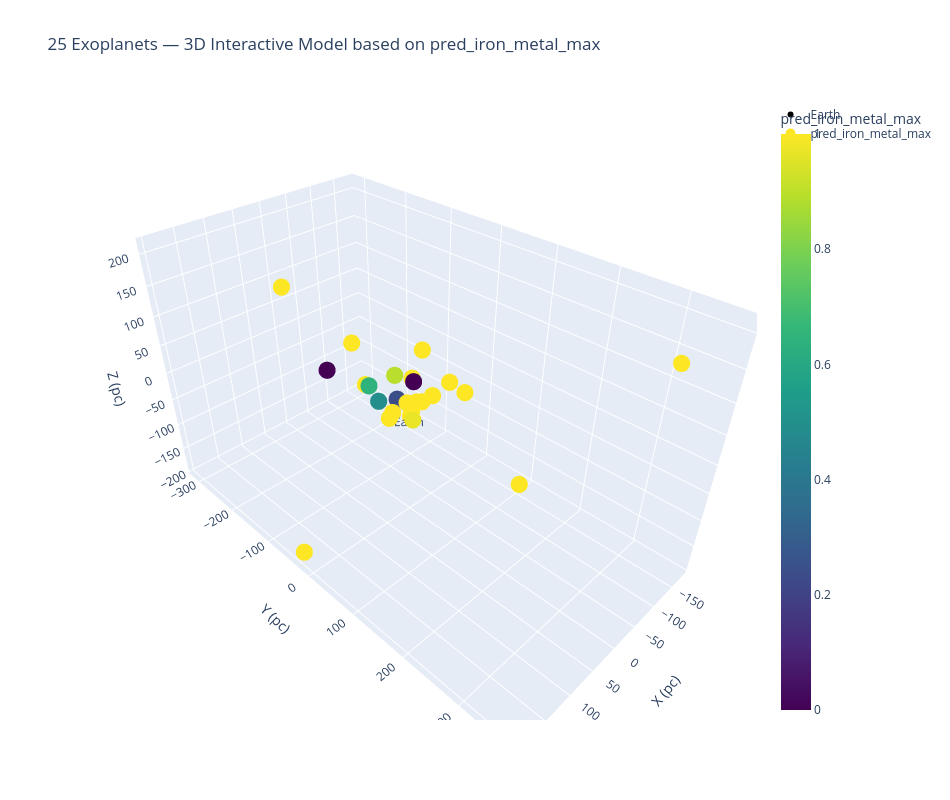
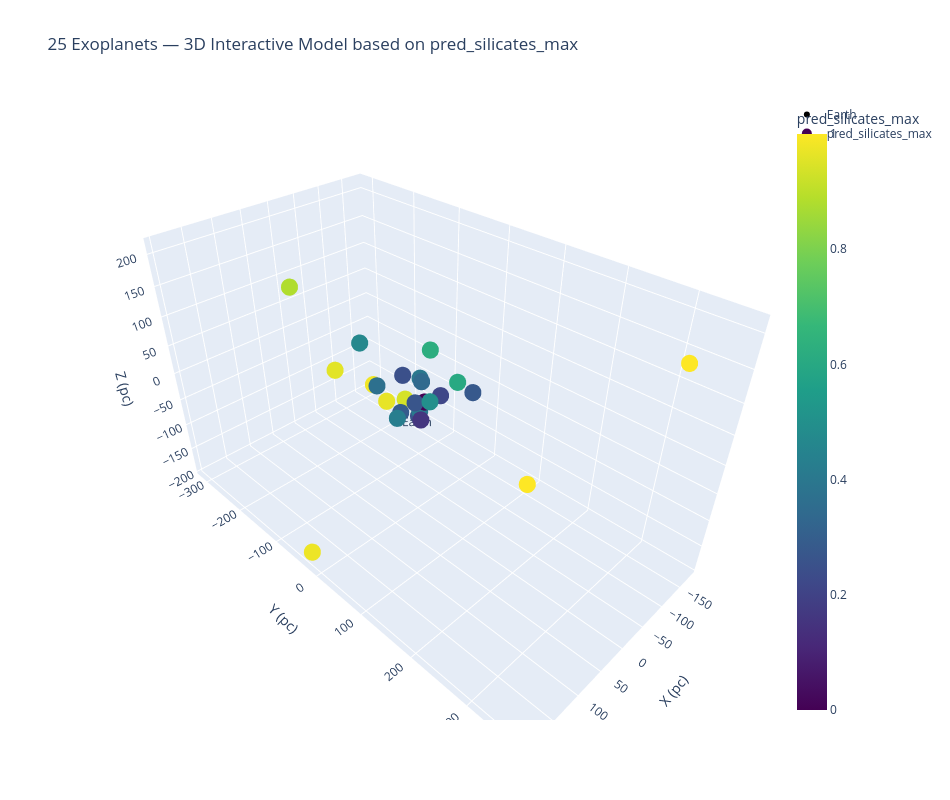
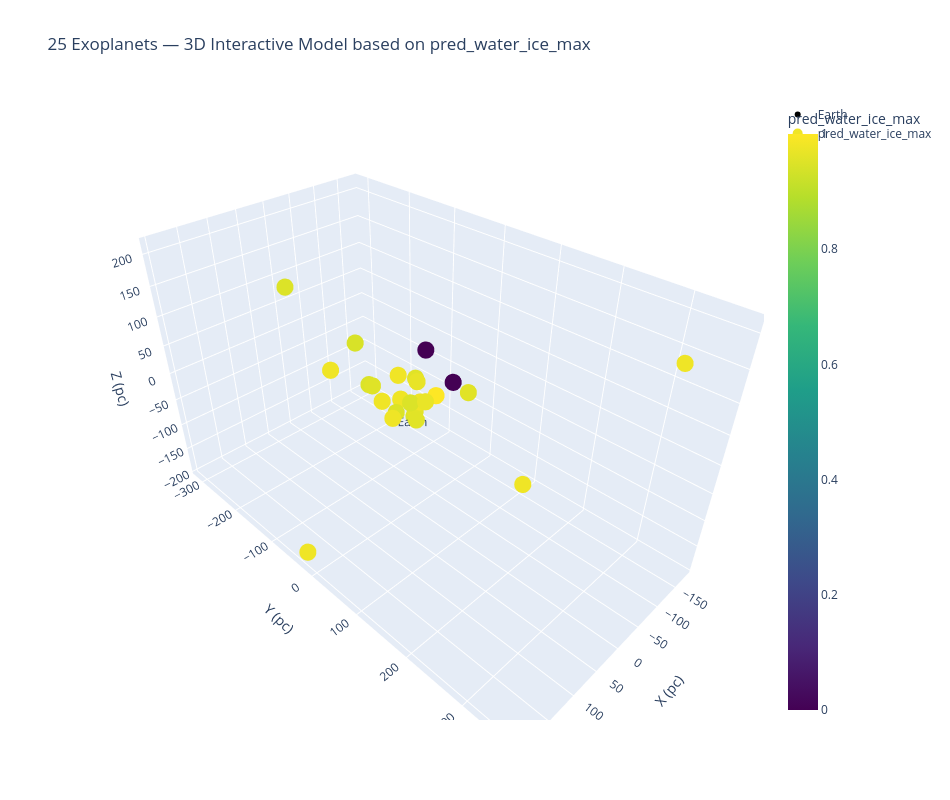
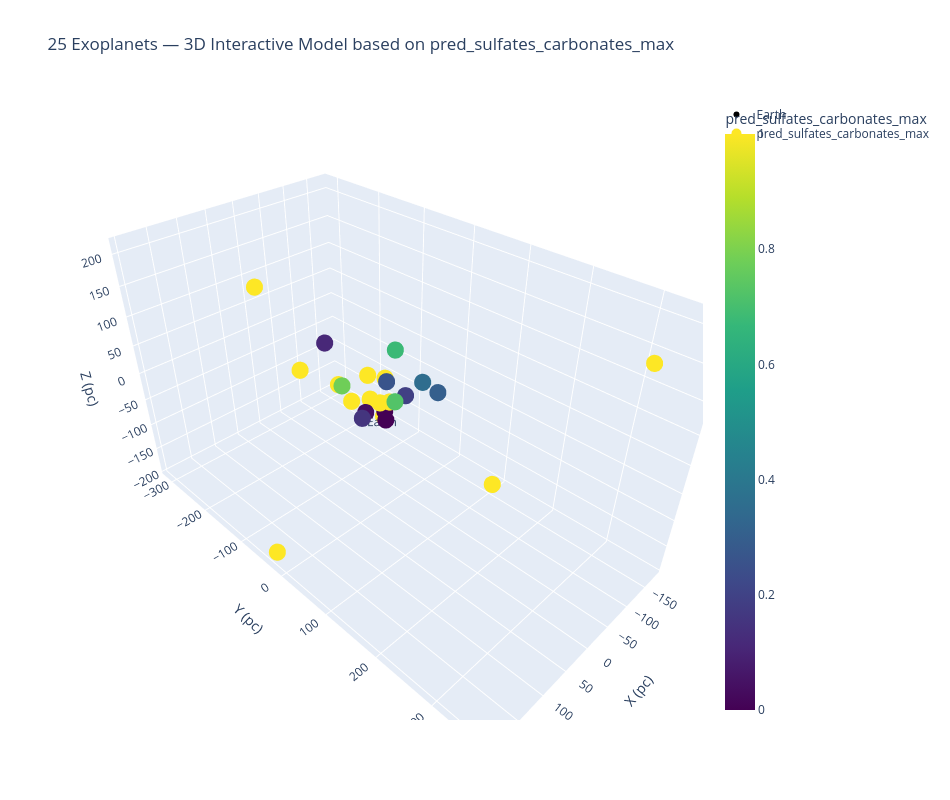

Here is the notebook cell these charts were saved with, in order:
### Markdown cell above
## 3) 3D Interactive Model of the 25 "best" exoplanets based on specific resource potential on separate models (Iron, Water, Silicates, Sulfates/Carbonates)

### Code cell
# Get Coordinates
def _ensure_xyz_from_top25(df):
    if all(v in globals() for v in ["x25", "y25", "z25"]):
        return globals()["x25"], globals()["y25"], globals()["z25"]
    assert {"ra","dec"}.issubset(df.columns), "top25 must contain 'ra' and 'dec'"
    ra  = np.deg2rad(df["ra"].values)
    dec = np.deg2rad(df["dec"].values)
    dpc = pd.to_numeric(df.get("sy_dist"), errors="coerce").fillna(1.0).values
    x = dpc * np.cos(dec) * np.cos(ra)
    y = dpc * np.cos(dec) * np.sin(ra)
    z = dpc * np.sin(dec)
    return x, y, z

x25, y25, z25 = _ensure_xyz_from_top25(top25)

# Display name per point
if "pl_name" in top25.columns:
    _names = top25["pl_name"].astype(str)
elif "hostname" in top25.columns:
    _names = top25["hostname"].astype(str)
else:
    _names = pd.Series([f"obj-{i}" for i in range(len(top25))])

# Pick best column for each resource
RESOURCE_BASES = [
    "pred_iron_metal",
    "pred_silicates",
    "pred_water_ice",
    "pred_sulfates_carbonates",
]

def pick_column(df: pd.DataFrame, base: str):
    for suffix in ["_max", "_mean", ""]:
        cand = base + suffix
        if cand in df.columns:
            return cand
    return None

resource_map = {}  
for base in RESOURCE_BASES:
    col = pick_column(top25, base)
    if col is not None:
        resource_map[base] = col

# Scale resource values in order to compare properly

def robust_minmax(s):
    s = pd.to_numeric(s, errors="coerce").astype(float)
    if s.notna().sum() == 0:
        return np.zeros_like(s)
    q5, q95 = np.nanpercentile(s, 5), np.nanpercentile(s, 95)
    if np.isfinite(q95 - q5) and (q95 > q5):
        x = (s - q5) / (q95 - q5)
    elif np.isfinite(s.min()) and np.isfinite(s.max()) and s.max() > s.min():
        x = (s - s.min()) / (s.max() - s.min())
    else:
        x = np.zeros_like(s)
    return np.clip(x, 0, 1)

# Make the 3D Column for each resource
for base, col in resource_map.items():
    vals = robust_minmax(top25[col])
    fig_res = go.Figure()
    fig_res.add_trace(go.Scatter3d(
        x=[0], y=[0], z=[0],
        mode="markers+text",
        marker=dict(size=6, color="black"),
        text=["Earth"], textposition="bottom center",
        name="Earth"
    ))
# Make color show intensity of each resource
    fig_res.add_trace(go.Scatter3d(
        x=x25, y=y25, z=z25,
        mode="markers",
        marker=dict(size=10, color=vals, colorscale="Viridis", showscale=True,
                    colorbar=dict(title=col)),
        text=[f"{n} — {col}: {v:.3f}" for n, v in zip(_names, vals)],
        hoverinfo="text",
        name=col
    ))
    fig_res.update_layout(
        title=f"25 Exoplanets — 3D Interactive Model based on {col}",
        scene=dict(xaxis_title="X (pc)", yaxis_title="Y (pc)", zaxis_title="Z (pc)"),
        width=950, height=800
    )
    fig_res.show()

### Figure 1 — Plotly figure (JSON) as saved in the notebook; plotly's stock layout.template omitted (floating-point values rounded to 4 significant figures; data arrays with more than 128 entries replaced by an {"elided": "..."} marker saying what was removed)
{"data": [{"marker": {"color": "black", "size": 6}, "mode": "markers+text", "name": "Earth", "text": ["Earth"], "textposition": "bottom center", "type": "scatter3d", "x": [0], "y": [0], "z": [0]}, {"hoverinfo": "text", "marker": {"color": {"elided": "547 float values"}, "colorbar": {"title": {"text": "pred_iron_metal_max"}}, "colorscale": [[0, "#440154"], [0.1111, "#482878"], [0.2222, "#3e4989"], [0.3333, "#31688e"], [0.4444, "#26828e"], [0.5556, "#1f9e89"], [0.6667, "#35b779"], [0.7778, "#6ece58"], [0.8889, "#b5de2b"], [1, "#fde725"]], "showscale": true, "size": 10}, "mode": "markers", "name": "pred_iron_metal_max", "text": {"elided": "547 str values"}, "type": "scatter3d", "x": {"elided": "547 float values"}, "y": {"elided": "547 float values"}, "z": {"elided": "547 float values"}}], "layout": {"height": 800, "scene": {"xaxis": {"title": {"text": "X (pc)"}}, "yaxis": {"title": {"text": "Y (pc)"}}, "zaxis": {"title": {"text": "Z (pc)"}}}, "title": {"text": "25 Exoplanets — 3D Interactive Model based on pred_iron_metal_max"}, "width": 950}}

### Figure 2 — Plotly figure (JSON) as saved in the notebook; plotly's stock layout.template omitted (floating-point values rounded to 4 significant figures; data arrays with more than 128 entries replaced by an {"elided": "..."} marker saying what was removed)
{"data": [{"marker": {"color": "black", "size": 6}, "mode": "markers+text", "name": "Earth", "text": ["Earth"], "textposition": "bottom center", "type": "scatter3d", "x": [0], "y": [0], "z": [0]}, {"hoverinfo": "text", "marker": {"color": {"elided": "547 float values"}, "colorbar": {"title": {"text": "pred_silicates_max"}}, "colorscale": [[0, "#440154"], [0.1111, "#482878"], [0.2222, "#3e4989"], [0.3333, "#31688e"], [0.4444, "#26828e"], [0.5556, "#1f9e89"], [0.6667, "#35b779"], [0.7778, "#6ece58"], [0.8889, "#b5de2b"], [1, "#fde725"]], "showscale": true, "size": 10}, "mode": "markers", "name": "pred_silicates_max", "text": {"elided": "547 str values"}, "type": "scatter3d", "x": {"elided": "547 float values"}, "y": {"elided": "547 float values"}, "z": {"elided": "547 float values"}}], "layout": {"height": 800, "scene": {"xaxis": {"title": {"text": "X (pc)"}}, "yaxis": {"title": {"text": "Y (pc)"}}, "zaxis": {"title": {"text": "Z (pc)"}}}, "title": {"text": "25 Exoplanets — 3D Interactive Model based on pred_silicates_max"}, "width": 950}}

### Figure 3 — Plotly figure (JSON) as saved in the notebook; plotly's stock layout.template omitted (floating-point values rounded to 4 significant figures; data arrays with more than 128 entries replaced by an {"elided": "..."} marker saying what was removed)
{"data": [{"marker": {"color": "black", "size": 6}, "mode": "markers+text", "name": "Earth", "text": ["Earth"], "textposition": "bottom center", "type": "scatter3d", "x": [0], "y": [0], "z": [0]}, {"hoverinfo": "text", "marker": {"color": {"elided": "547 float values"}, "colorbar": {"title": {"text": "pred_water_ice_max"}}, "colorscale": [[0, "#440154"], [0.1111, "#482878"], [0.2222, "#3e4989"], [0.3333, "#31688e"], [0.4444, "#26828e"], [0.5556, "#1f9e89"], [0.6667, "#35b779"], [0.7778, "#6ece58"], [0.8889, "#b5de2b"], [1, "#fde725"]], "showscale": true, "size": 10}, "mode": "markers", "name": "pred_water_ice_max", "text": {"elided": "547 str values"}, "type": "scatter3d", "x": {"elided": "547 float values"}, "y": {"elided": "547 float values"}, "z": {"elided": "547 float values"}}], "layout": {"height": 800, "scene": {"xaxis": {"title": {"text": "X (pc)"}}, "yaxis": {"title": {"text": "Y (pc)"}}, "zaxis": {"title": {"text": "Z (pc)"}}}, "title": {"text": "25 Exoplanets — 3D Interactive Model based on pred_water_ice_max"}, "width": 950}}

### Figure 4 — Plotly figure (JSON) as saved in the notebook; plotly's stock layout.template omitted (floating-point values rounded to 4 significant figures; data arrays with more than 128 entries replaced by an {"elided": "..."} marker saying what was removed)
{"data": [{"marker": {"color": "black", "size": 6}, "mode": "markers+text", "name": "Earth", "text": ["Earth"], "textposition": "bottom center", "type": "scatter3d", "x": [0], "y": [0], "z": [0]}, {"hoverinfo": "text", "marker": {"color": {"elided": "547 float values"}, "colorbar": {"title": {"text": "pred_sulfates_carbonates_max"}}, "colorscale": [[0, "#440154"], [0.1111, "#482878"], [0.2222, "#3e4989"], [0.3333, "#31688e"], [0.4444, "#26828e"], [0.5556, "#1f9e89"], [0.6667, "#35b779"], [0.7778, "#6ece58"], [0.8889, "#b5de2b"], [1, "#fde725"]], "showscale": true, "size": 10}, "mode": "markers", "name": "pred_sulfates_carbonates_max", "text": {"elided": "547 str values"}, "type": "scatter3d", "x": {"elided": "547 float values"}, "y": {"elided": "547 float values"}, "z": {"elided": "547 float values"}}], "layout": {"height": 800, "scene": {"xaxis": {"title": {"text": "X (pc)"}}, "yaxis": {"title": {"text": "Y (pc)"}}, "zaxis": {"title": {"text": "Z (pc)"}}}, "title": {"text": "25 Exoplanets — 3D Interactive Model based on pred_sulfates_carbonates_max"}, "width": 950}}
